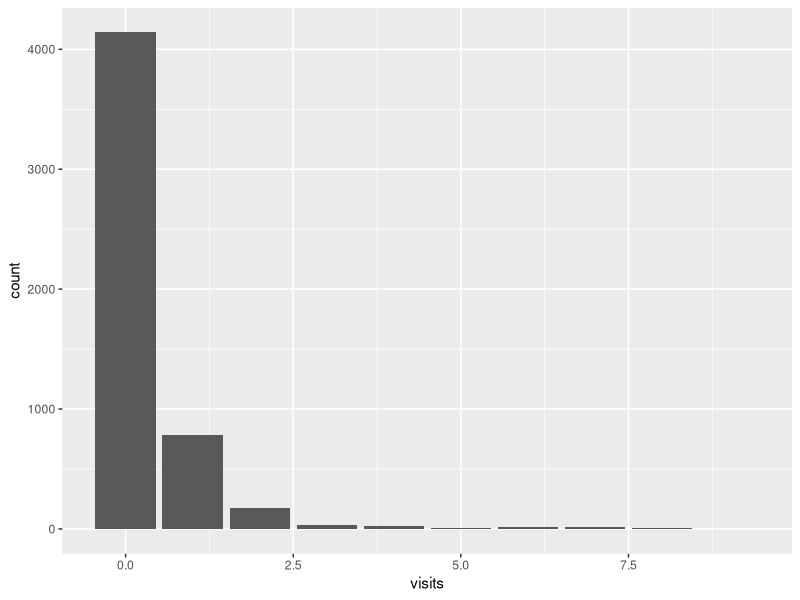

Generate this figure with R:
## ---- chunk 1
#| echo: false
#| warning: false

library(tidyverse)
library(AER)

data("DoctorVisits", package = "AER")

DoctorVisits |>
  ggplot(aes(x = visits)) +
  geom_histogram(stat = "count")
